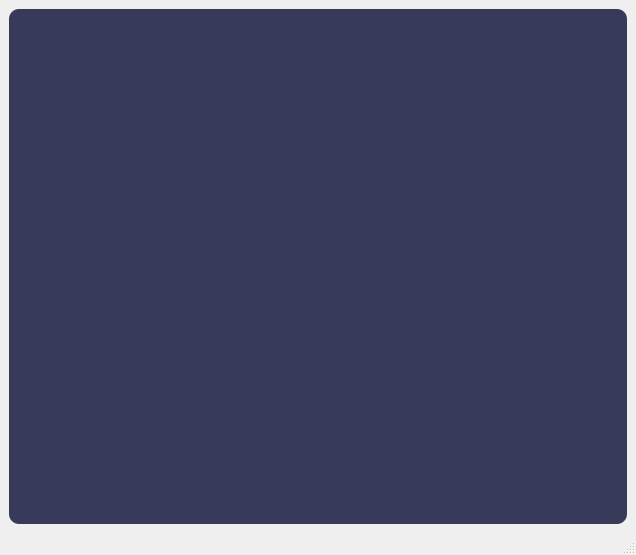
<?xml version="1.0" encoding="UTF-8"?>
<ui version="4.0">
 <class>MainWindow</class>
 <widget class="QMainWindow" name="MainWindow">
  <property name="geometry">
   <rect>
    <x>0</x>
    <y>0</y>
    <width>636</width>
    <height>555</height>
   </rect>
  </property>
  <property name="windowTitle">
   <string>MainWindow</string>
  </property>
  <property name="styleSheet">
   <string notr="true">QFrame {
	background-color: rgb(56,58,89);
	color:rgb(220,220,220);
	border-radius : 10px;
}</string>
  </property>
  <widget class="QWidget" name="centralwidget">
   <layout class="QHBoxLayout" name="horizontalLayout">
    <item>
     <widget class="QFrame" name="frame">
      <property name="frameShape">
       <enum>QFrame::StyledPanel</enum>
      </property>
      <property name="frameShadow">
       <enum>QFrame::Raised</enum>
      </property>
      <layout class="QHBoxLayout" name="horizontalLayout_2">
       <item>
        <widget class="QLabel" name="label">
         <property name="text">
          <string/>
         </property>
         <property name="pixmap">
          <pixmap>2.jpg</pixmap>
         </property>
        </widget>
       </item>
      </layout>
     </widget>
    </item>
   </layout>
  </widget>
  <widget class="QStatusBar" name="statusbar"/>
 </widget>
 <resources/>
 <connections/>
</ui>
